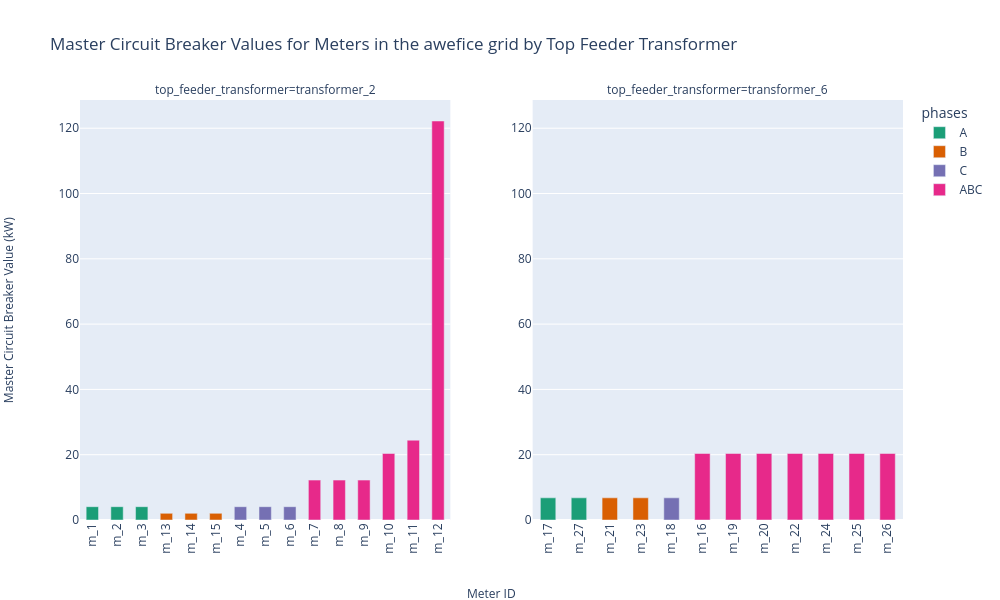

Notebook source saved alongside this figure:
### Code cell
# Plot the master circuit breaker value for each meter.
bar_plot(df_meters.reset_index(), 'meter_id', 'master_circuit_kW', 
         title='Master Circuit Breaker Values for Meters in the {} grid by Top Feeder Transformer'.format(grid_id), 
         labels={"meter_id": "Meter ID", "master_circuit_kW": "Master Circuit Breaker Value (kW)"})

### Figure 1 — Plotly figure (JSON) as saved in the notebook; plotly's stock layout.template omitted (floating-point values rounded to 4 significant figures)
{"data": [{"alignmentgroup": "True", "hovertemplate": "phases=A<br>top_feeder_transformer=transformer_2<br>Meter ID=%{x}<br>Master Circuit Breaker Value (kW)=%{y}<extra></extra>", "legendgroup": "A", "marker": {"color": "rgb(27,158,119)", "pattern": {"shape": ""}}, "name": "A", "offsetgroup": "A", "orientation": "v", "showlegend": true, "textposition": "auto", "type": "bar", "width": 0.5, "x": ["m_1", "m_2", "m_3"], "xaxis": "x", "y": [4.074, 4.074, 4.074], "yaxis": "y"}, {"alignmentgroup": "True", "hovertemplate": "phases=A<br>top_feeder_transformer=transformer_6<br>Meter ID=%{x}<br>Master Circuit Breaker Value (kW)=%{y}<extra></extra>", "legendgroup": "A", "marker": {"color": "rgb(27,158,119)", "pattern": {"shape": ""}}, "name": "A", "offsetgroup": "A", "orientation": "v", "showlegend": false, "textposition": "auto", "type": "bar", "width": 0.5, "x": ["m_17", "m_27"], "xaxis": "x2", "y": [6.79, 6.79], "yaxis": "y2"}, {"alignmentgroup": "True", "hovertemplate": "phases=B<br>top_feeder_transformer=transformer_2<br>Meter ID=%{x}<br>Master Circuit Breaker Value (kW)=%{y}<extra></extra>", "legendgroup": "B", "marker": {"color": "rgb(217,95,2)", "pattern": {"shape": ""}}, "name": "B", "offsetgroup": "B", "orientation": "v", "showlegend": true, "textposition": "auto", "type": "bar", "width": 0.5, "x": ["m_13", "m_14", "m_15"], "xaxis": "x", "y": [2.037, 2.037, 2.037], "yaxis": "y"}, {"alignmentgroup": "True", "hovertemplate": "phases=B<br>top_feeder_transformer=transformer_6<br>Meter ID=%{x}<br>Master Circuit Breaker Value (kW)=%{y}<extra></extra>", "legendgroup": "B", "marker": {"color": "rgb(217,95,2)", "pattern": {"shape": ""}}, "name": "B", "offsetgroup": "B", "orientation": "v", "showlegend": false, "textposition": "auto", "type": "bar", "width": 0.5, "x": ["m_21", "m_23"], "xaxis": "x2", "y": [6.79, 6.79], "yaxis": "y2"}, {"alignmentgroup": "True", "hovertemplate": "phases=C<br>top_feeder_transformer=transformer_2<br>Meter ID=%{x}<br>Master Circuit Breaker Value (kW)=%{y}<extra></extra>", "legendgroup": "C", "marker": {"color": "rgb(117,112,179)", "pattern": {"shape": ""}}, "name": "C", "offsetgroup": "C", "orientation": "v", "showlegend": true, "textposition": "auto", "type": "bar", "width": 0.5, "x": ["m_4", "m_5", "m_6"], "xaxis": "x", "y": [4.074, 4.074, 4.074], "yaxis": "y"}, {"alignmentgroup": "True", "hovertemplate": "phases=C<br>top_feeder_transformer=transformer_6<br>Meter ID=%{x}<br>Master Circuit Breaker Value (kW)=%{y}<extra></extra>", "legendgroup": "C", "marker": {"color": "rgb(117,112,179)", "pattern": {"shape": ""}}, "name": "C", "offsetgroup": "C", "orientation": "v", "showlegend": false, "textposition": "auto", "type": "bar", "width": 0.5, "x": ["m_18"], "xaxis": "x2", "y": [6.79], "yaxis": "y2"}, {"alignmentgroup": "True", "hovertemplate": "phases=ABC<br>top_feeder_transformer=transformer_2<br>Meter ID=%{x}<br>Master Circuit Breaker Value (kW)=%{y}<extra></extra>", "legendgroup": "ABC", "marker": {"color": "rgb(231,41,138)", "pattern": {"shape": ""}}, "name": "ABC", "offsetgroup": "ABC", "orientation": "v", "showlegend": true, "textposition": "auto", "type": "bar", "width": 0.5, "x": ["m_7", "m_8", "m_9", "m_10", "m_11", "m_12"], "xaxis": "x", "y": [12.22, 12.22, 12.22, 20.37, 24.44, 122.2], "yaxis": "y"}, {"alignmentgroup": "True", "hovertemplate": "phases=ABC<br>top_feeder_transformer=transformer_6<br>Meter ID=%{x}<br>Master Circuit Breaker Value (kW)=%{y}<extra></extra>", "legendgroup": "ABC", "marker": {"color": "rgb(231,41,138)", "pattern": {"shape": ""}}, "name": "ABC", "offsetgroup": "ABC", "orientation": "v", "showlegend": false, "textposition": "auto", "type": "bar", "width": 0.5, "x": ["m_16", "m_19", "m_20", "m_22", "m_24", "m_25", "m_26"], "xaxis": "x2", "y": [20.37, 20.37, 20.37, 20.37, 20.37, 20.37, 20.37], "yaxis": "y2"}], "layout": {"annotations": [{"showarrow": false, "text": "top_feeder_transformer=transformer_2", "x": 0.225, "xanchor": "center", "xref": "paper", "y": 1, "yanchor": "bottom", "yref": "paper"}, {"showarrow": false, "text": "top_feeder_transformer=transformer_6", "x": 0.775, "xanchor": "center", "xref": "paper", "y": 1, "yanchor": "bottom", "yref": "paper"}, {"showarrow": false, "text": "Master Circuit Breaker Value (kW)", "textangle": -90, "x": -0.1, "xref": "paper", "y": 0.5, "yref": "paper"}, {"showarrow": false, "text": "Meter ID", "x": 0.5, "xref": "paper", "y": -0.2, "yref": "paper"}], "barmode": "relative", "height": 600, "legend": {"title": {"text": "phases"}, "tracegroupgap": 0}, "title": {"text": "Master Circuit Breaker Values for Meters in the awefice grid by Top Feeder Transformer"}, "width": 1000, "xaxis": {"anchor": "y", "domain": [0, 0.45], "showticklabels": true, "tickangle": -90, "title": {"text": ""}, "visible": true}, "xaxis2": {"anchor": "y2", "domain": [0.55, 1], "showticklabels": true, "tickangle": -90, "title": {"text": ""}, "visible": true}, "yaxis": {"anchor": "x", "domain": [0, 1], "showticklabels": true, "title": {"text": ""}, "visible": true}, "yaxis2": {"anchor": "x2", "domain": [0, 1], "matches": "y", "showticklabels": true, "title": {"text": ""}, "visible": true}}}
